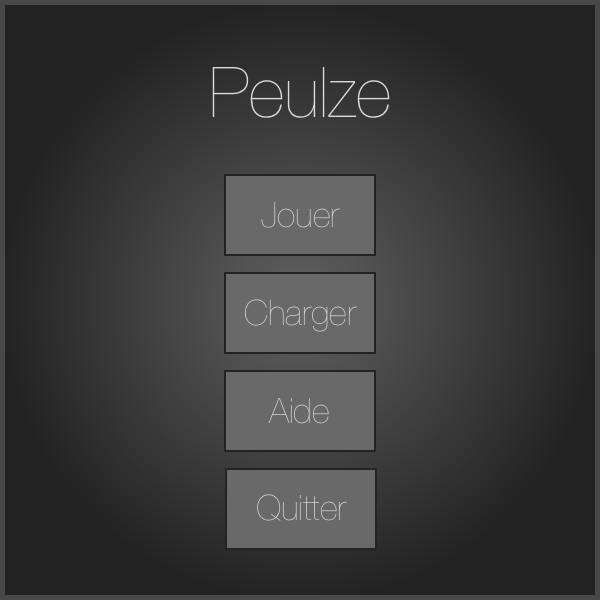

This is a level from a 2D game, rendered from its Tiled map with the project's own tilesets. A one-line summary and the map file follow, with tile-layer data summarised:
An orthogonal 60x60 tile map with 10x10 px tiles, 1 tile layer (Calque de Tile 1).

<map version="1.0" orientation="orthogonal" renderorder="right-down" width="60" height="60" tilewidth="10" tileheight="10" nextobjectid="1">
 <tileset firstgid="1" name="mainMenu" tilewidth="10" tileheight="10">
  <image source="images/mainMenu.png" width="600" height="600" />
 </tileset>
 <layer name="Calque de Tile 1" width="60" height="60">
  <data>[3600 cells, 3600 non-empty, 3600 distinct tile ids]</data>
 </layer>
</map>